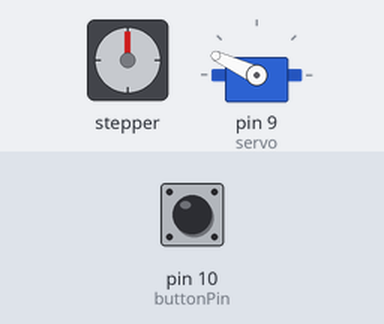
The sketch below on a simulated Arduino Uno, built with avr-gcc and run on an emulated ATmega328P. On the bench: stepper motor, servo. Wiring (inferred from the names in the program): stepper motor (2048 steps per turn assumed): coils pin 2, pin 3, pin 4, pin 5. Inputs (shaded band) come from the test bench; at power-on: pin 10 (buttonPin) LOW.

Above: at 2.2 s.
At 3.0 s:
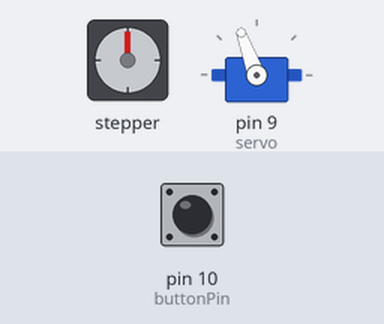
3.1 s: pin 10 (buttonPin) pulled HIGH for 0.15 s
At 4.2 s:
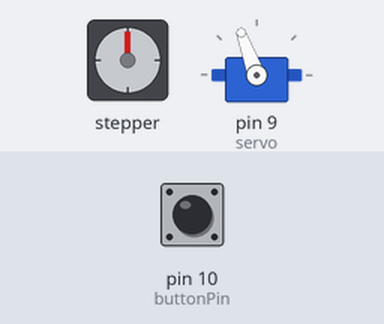
Timing chart, 0 to 6.1 s (numbered marks = the images above; inputs shaded):
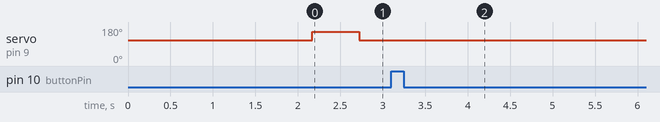

Measured:
- after the input at 3.1 s, servo on pin 9 (servo): stops changing and stays 110°

The sketch:

lifesaver_open_edition.ino
```cpp
#include <Servo.h>

#define x_step 4
#define x_dir 5
#define y_step 2
#define y_dir 3

const int buttonPin = 10;
int buttonState = 0;
bool printAborted = false;

Servo servo;
bool pen_engaged;

int pen_x = 0;
int pen_y = 0;

int width = 5000; //X-axis (rail)
int height = 5000; //Y-axis (board)

int margin = 0;

int w = width-(margin*2);
int h = height-(margin*2);


void setup() {
//  Serial.begin(9600);

  servo.attach(9);
  raise_pen();
  delay(2000);

  pinMode(x_step, OUTPUT);
  pinMode(x_dir, OUTPUT);
  pinMode(y_step, OUTPUT);
  pinMode(y_dir, OUTPUT);

  pinMode(buttonPin, INPUT);

 // perimeter();

  int x_pos = margin;
  int y_pos = margin;

  long inc = 0;
  int vSpace = 40;
  float inc_step = TWO_PI/w;

  moveToPointAcc(x_pos,y_pos);

  while(y_pos<=h && printAborted==false){

    inc+=5;
    x_pos = (inc % w) + margin;
    y_pos = (vSpace*(inc/w)) + margin;

    float xfrq = 3+(sin(x_pos*0.001)*0.2);

    float mod = sin(x_pos*inc_step*xfrq)*10.000;

//    float pulse1 = sin(y_pos*0.0017);
//    float pulse2 = sin(y_pos*0.00023);
//    float pulse3 = sin(y_pos*0.0003);

    float pulse = sin(y_pos*inc_step*5.000)*6.000;

    if(mod<pulse && pen_engaged==false){
      if(x_pos<pen_x){
        lower_pen();
        moveToPoint(margin+w,y_pos-vSpace, 500, 40);
        raise_pen();
        moveToPoint(margin,y_pos, 500, 40);
      }
      lower_pen();
      moveToPoint(x_pos, y_pos, 500, 40);
    }else if(mod>=pulse && pen_engaged==true){
      raise_pen();
      moveToPoint(x_pos,y_pos, 500, 40);
    }
  }

  returnToHome();
}

void loop() {

}
```

functions.ino
```cpp
void plotLine(int X1,int Y1,int X2,int Y2){
  moveToPointAcc(X1,Y1);
  toggle_pen();

  int xdiff = X2-X1;
  int ydiff = Y2-Y1;
  float hypo = sqrt(pow(xdiff,2)+pow(ydiff,2));


  float x_space = xdiff/hypo;

  float y_space = ydiff/hypo;

  for(int s=1; s<hypo; s++){
    int X = X1+(x_space*s);
    int Y = Y1+(y_space*s);
    if(X<width+1 && X>=0 && Y<height+1 && Y>=0 && printAborted==false){
      moveToPointDraw(X,Y);
    }else{
      break;
      raise_pen();
    }
  }
  toggle_pen();
}


void moveToPointDraw(int X,int Y){
    int MIN = 400;
    int MAX = 50;
    float acc = 1.005;

    int target_x = X;
    int x_diff = pen_x-target_x;
    int x_distance = sqrt(pow(pen_x-target_x,2));
    pen_x = target_x;
    if(x_diff>0){
      digitalWrite(x_dir,LOW);
    }else{
      digitalWrite(x_dir,HIGH);
    }
    int v = MIN;
    int c = 0;
    for(int q=0;q<x_distance;q++){
      if( q<(x_distance/2) && v>MAX){
        c++;
        v/=acc;
      }else if(q>=(x_distance-c) && v<MIN){
        v*=acc;
      }
      stepPen(x_step,v);
    }

    int target_y = Y;
    int y_diff = pen_y-target_y;
    int y_distance = sqrt(pow(pen_y-target_y,2));
    pen_y = target_y;

    if(y_diff>0){
      digitalWrite(y_dir,HIGH);
    }else{
      digitalWrite(y_dir,LOW);
    }
    v = MIN;
    c = 0;
    for(int q=0;q<y_distance;q++){
      if(q<(y_distance/2) && v>MAX){
        c++;
        v /= acc;
      }else if(q >=(y_distance-c) && v<MIN){
        v *= acc;
      }
      stepPen(y_step,v);
    }
}


void moveToPointAcc(int X,int Y){
    int MIN = 500;
    int MAX = 100;
    int target_x = X;
    int x_diff = pen_x-target_x;
    int x_distance = sqrt(pow(pen_x-target_x,2));
    pen_x = target_x;
    if(x_diff>0){
      digitalWrite(x_dir,LOW);
    }else{
      digitalWrite(x_dir,HIGH);
    }
    int v = MIN;
    int c = 0;
    for(int q=0;q<x_distance;q++){
      if( q<(x_distance/2) && v>MAX){
        c++;
        v-=1;
      }else if(q>=(x_distance-c) && v<MIN){
        v+=1;
      }
      stepPen(x_step,v);
    }

    int target_y = Y;
    int y_diff = pen_y-target_y;
    int y_distance = sqrt(pow(pen_y-target_y,2));
    pen_y = target_y;

    if(y_diff>0){
      digitalWrite(y_dir,HIGH);
    }else{
      digitalWrite(y_dir,LOW);
    }
    v = MIN;
    c = 0;
    for(int q=0;q<y_distance;q++){
      if(q<(y_distance/2) && v>MAX){
        c++;
        v -= 1;
      }else if(q >=(y_distance-c) && v<MIN){
        v += 1;
      }
      stepPen(y_step,v);
    }
}

void moveToPoint(int X,int Y, int MIN, int MAX){
//    int MIN = 500;
//    int MAX = 100;
    float acc = 1.005;
    int target_x = X;
    int x_diff = pen_x-target_x;
    int x_distance = sqrt(pow(pen_x-target_x,2));
    pen_x = target_x;
    if(x_diff>0){
      digitalWrite(x_dir,LOW);
    }else{
      digitalWrite(x_dir,HIGH);
    }
    float v = MIN;
    int c = 0;
    for(int q=0;q<x_distance;q++){
      if( q<(x_distance/2) && v>MAX){
        c++;
        v /= acc;
      }else if(q>=(x_distance-c) && v<MIN){
        v *= acc;
      }
      stepPen(x_step,v);
    }

    int target_y = Y;
    int y_diff = pen_y-target_y;
    int y_distance = sqrt(pow(pen_y-target_y,2));
    pen_y = target_y;

    if(y_diff>0){
      digitalWrite(y_dir,HIGH);
    }else{
      digitalWrite(y_dir,LOW);
    }
    v = MIN;
    c = 0;
    for(int q=0;q<y_distance;q++){
      if(q<(y_distance/2) && v>MAX){
        c++;
        v /= acc;
      }else if(q >=(y_distance-c) && v<MIN){
        v *= acc;
      }
      stepPen(y_step,v);
    }
}

void perimeter(){
  int len = 100;

  moveToPointAcc(0,0);

  moveToPoint(0,height-len,500,50);
  lower_pen();
  moveToPointAcc(0,height);
  moveToPointAcc(len,height);
  raise_pen();

  moveToPoint(width-len,height,500,50);
  lower_pen();
  moveToPointAcc(width,height);
  moveToPointAcc(width,height-len);
  raise_pen();

  moveToPoint(width,len,500,50);
  lower_pen();
  moveToPointAcc(width,0);
  moveToPointAcc(width-len,0);
  raise_pen();


  moveToPoint(len,0,500,50);
  lower_pen();
  moveToPointAcc(0,0);
  moveToPointAcc(0,len);
  raise_pen();

  moveToPointAcc(0,0);
}

void returnToHome(){
  raise_pen();
  moveToPointAcc(0,0);
}

void toggle_pen(){
  if(pen_engaged==false){
    lower_pen();
  }else{
    raise_pen();
  }
}

void raise_pen(){
  servo.write(110);
  pen_engaged = false;
  delay(100);
}

void lower_pen(){
  servo.write(155);
  pen_engaged = true;
  delay(100);
}

void stepPen(int pin, int s){
    abortCheck();
    digitalWrite(pin, HIGH);
    delayMicroseconds(s);
    digitalWrite(pin, LOW);
    delayMicroseconds(s);
}

void abortCheck(){
   buttonState = digitalRead(buttonPin);
   if (buttonState == HIGH) {
   printAborted = true;
  }
}
```
